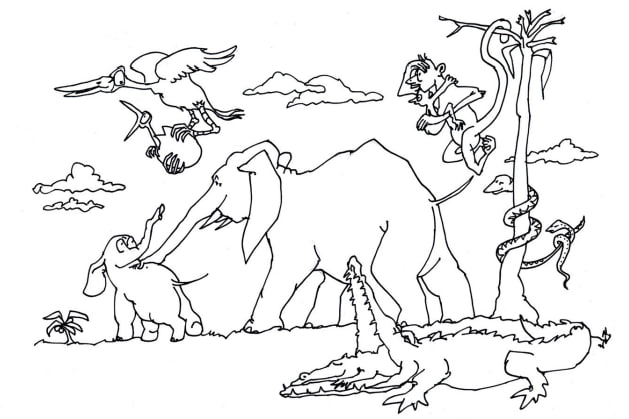
#> input picture spot_the_difference/puzzles/puzzle_extra_05.jpg, 629 x 419 px, found by its file name
$ python inspect_deltas.py
#> lines starting #> are read from the running program, lines starting #| are printed output that depends on the picture; after the words box and inside, x2 and y2 are one past the last pixel; in counts of white or black regions, pixels touching at a corner belong together
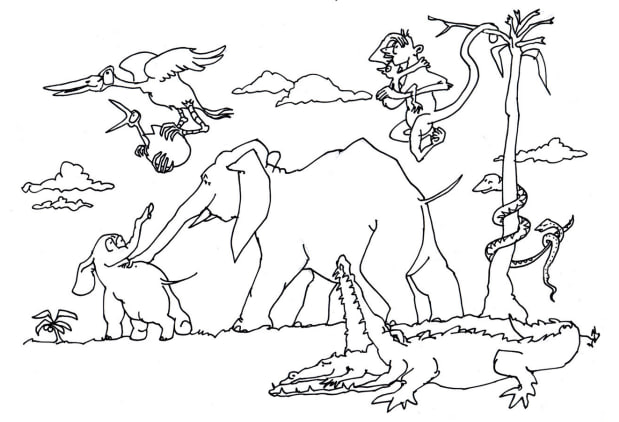
#> input picture spot_the_difference/puzzles/puzzle_extra_06.jpg, 619 x 422 px, found by its file name
### spot_the_difference/spot_the_differences.py
#!/usr/bin/env python3
"""
spot_the_difference.py  (v2 – fixed)
=====================================
Fixes over v1:
  FIX A — Large blobs (r > max_allowed_r) are now SPLIT via distance-transform
           watershed instead of silently dropped.  This recovers the tail and
           cushion-stripe differences that were being swallowed by one giant
           alignment-artifact blob.
  FIX B — HUE_DILATE_KSIZE reduced 21→9 so the hue mask doesn't bleed and
           fuse unrelated regions into one oversized blob.
  FIX C — MERGE_RADIUS reduced 88→55 so spatially-separate differences
           (tail vs. cushion-stripe) don't collapse into a single circle that
           then exceeds the radius cap and gets dropped.
  FIX D — delta_floor lowered 8.0→7.0 to catch low-contrast diffs like the tail.
  FIX E — Circle padding tightened (+12→+6) so circles hug the real diff region.
  FIX F — No per-circle numbering badges.  Only the total count is shown on the
           Khmer banner.

Usage (unchanged):
  python spot_the_difference.py puzzle.jpg
  python spot_the_difference.py original.png modified.png
  python spot_the_difference.py numbergrid.png --mode number
"""

import sys
import argparse
import warnings
import random
import os
import re
import cv2
import numpy as np
from pathlib import Path
from skimage.metrics import structural_similarity as ssim
from PIL import Image, ImageDraw, ImageFont

warnings.filterwarnings("ignore")


# ─────────────────────────────────────────────────────────────────────────────
#  TUNING CONSTANTS
# ─────────────────────────────────────────────────────────────────────────────

MAX_WARP_SCALE       = 3.0
SAME_RATIO_TOL       = 0.03
ECC_MAX_DIM          = 400
ECC_MAX_ITER         = 150
ECC_EPS              = 1e-5

NUM_CELL_PAD         = 4
NUM_MIN_COLS         = 3
NUM_MIN_ROWS         = 3

HUE_FIXED_THRESH     = 30    # degrees — hue arc above this fires
HUE_SAT_MIN          = 30    # ignore pixels below this saturation
HUE_DILATE_KSIZE     = 9     # FIX B: was 21 — smaller kernel prevents blob fusion
HUE_SCORE_WEIGHT     = 0.5
MAX_BLOB_RADIUS_FRAC = 0.25
MERGE_RADIUS         = 55    # FIX C: was 88 — tighter merging
LOW_DELTA_FRAC       = 0.30
CIRCLE_PAD           = 6     # FIX E: was 12 — tighter circles


# ─────────────────────────────────────────────────────────────────────────────
#  FONTS
# ─────────────────────────────────────────────────────────────────────────────

_KHMER_FONT_CANDIDATES = [
    "/usr/share/fonts/truetype/noto/NotoSansKhmer-Bold.ttf",
    "/usr/share/fonts/truetype/noto/NotoSerifKhmer-Bold.ttf",
    "/usr/share/fonts/truetype/noto/NotoSansKhmer-Regular.ttf",
    "/usr/share/fonts/truetype/noto/NotoSerifKhmer-Regular.ttf",
    "C:/Windows/Fonts/NotoSansKhmer-Bold.ttf",
    "C:/Windows/Fonts/NotoSansKhmer-Regular.ttf",
    "C:/Windows/Fonts/NotoSerifKhmer-Bold.ttf",
    "C:/Windows/Fonts/NotoSerifKhmer-Regular.ttf",
    "/Library/Fonts/NotoSansKhmer-Bold.ttf",
    "/Library/Fonts/NotoSansKhmer-Regular.ttf",
    os.path.expanduser("~/Library/Fonts/NotoSansKhmer-Bold.ttf"),
    os.path.expanduser("~/Library/Fonts/NotoSansKhmer[wdth,wght].ttf"),
    "/usr/local/share/fonts/NotoSansKhmer-Bold.ttf",
    os.path.expanduser("~/.fonts/NotoSansKhmer-Bold.ttf"),
    os.path.expanduser("~/.local/share/fonts/NotoSansKhmer-Bold.ttf"),
]

_AVAILABLE_KHMER_FONTS = [p for p in _KHMER_FONT_CANDIDATES if os.path.exists(p)]

if not _AVAILABLE_KHMER_FONTS:
    print(
        "[WARN] No Khmer fonts found. Khmer text will fall back to the default font.\n"
        "       Linux : sudo apt install fonts-noto-core\n"
        "       macOS : brew install font-noto-sans-khmer"
    )

_LATIN_FONT = next((p for p in [
    "/usr/share/fonts/truetype/liberation/LiberationSans-Bold.ttf",
    "/usr/share/fonts/truetype/dejavu/DejaVuSans-Bold.ttf",
    "C:/Windows/Fonts/arialbd.ttf",
    "/Library/Fonts/Arial Bold.ttf",
    "/System/Library/Fonts/Supplemental/Arial Bold.ttf",
] if os.path.exists(p)), None)


# [15 lines left out: function pick_random_khmer_font, not called in this run]


# ─────────────────────────────────────────────────────────────────────────────
#  1.  IMAGE I/O
# ─────────────────────────────────────────────────────────────────────────────

def load_bgr(path: str) -> np.ndarray:
    return cv2.cvtColor(np.array(Image.open(path).convert("RGB")), cv2.COLOR_RGB2BGR)


# [146 lines left out: functions _find_separator, crop_text_by_gap, auto_slice, not called in this run]


# ─────────────────────────────────────────────────────────────────────────────
#  2.  ALIGNMENT
# ─────────────────────────────────────────────────────────────────────────────

def _gray(img: np.ndarray) -> np.ndarray:
    return cv2.cvtColor(img, cv2.COLOR_BGR2GRAY)


def _ssim(a: np.ndarray, b: np.ndarray) -> float:
    ga = _gray(cv2.resize(a, (512, 512)))
    gb = _gray(cv2.resize(b, (512, 512)))
    score, _ = ssim(ga, gb, full=True)
    return float(score)


def _warp_h(src, H, wh):
    return cv2.warpPerspective(src, H, wh,
                               flags=cv2.INTER_LANCZOS4,
                               borderMode=cv2.BORDER_REFLECT_101)


def _homography_ok(H, w, h):
    if H is None:
        return False
    pts  = np.float32([[0,0],[w,0],[w,h],[0,h]]).reshape(-1,1,2)
    out  = cv2.perspectiveTransform(pts, H).reshape(-1,2)
    ow   = float(np.max(out[:,0]) - np.min(out[:,0]))
    oh   = float(np.max(out[:,1]) - np.min(out[:,1]))
    if ow < 1 or oh < 1:
        return False
    sx, sy = ow/w, oh/h
    lo, hi = 1.0/MAX_WARP_SCALE, float(MAX_WARP_SCALE)
    return lo < sx < hi and lo < sy < hi


def _stage1_scale(ref, tgt):
    h,  w  = ref.shape[:2]
    ht, wt = tgt.shape[:2]
    if h == ht and w == wt:
        print("[INFO] Stage-1: same size — skip")
        return tgt
    ar_r = w  / h
    ar_t = wt / ht
    diff = abs(ar_r - ar_t) / max(ar_r, ar_t)
    if diff <= SAME_RATIO_TOL:
        out = cv2.resize(tgt, (w, h), interpolation=cv2.INTER_LANCZOS4)
        print(f"[INFO] Stage-1: same ratio → Lanczos resize")
        return out
    scale   = min(w / wt, h / ht)
    nw, nh  = int(wt * scale), int(ht * scale)
    resized = cv2.resize(tgt, (nw, nh), interpolation=cv2.INTER_LANCZOS4)
    edge    = np.concatenate([resized[0].reshape(-1,3), resized[-1].reshape(-1,3),
                              resized[:,0].reshape(-1,3), resized[:,-1].reshape(-1,3)])
    pad_c   = tuple(int(x) for x in np.median(edge, axis=0))
    canvas  = np.full((h, w, 3), pad_c, dtype=np.uint8)
    y0, x0  = (h - nh) // 2, (w - nw) // 2
    canvas[y0:y0+nh, x0:x0+nw] = resized
    print(f"[INFO] Stage-1: different ratio → fit-and-pad")
    return canvas


def _match(g_ref, g_tgt, name):
    if   name == "SIFT":  det, norm = cv2.SIFT_create(nfeatures=12000), cv2.NORM_L2
    elif name == "AKAZE": det, norm = cv2.AKAZE_create(),                cv2.NORM_HAMMING
    else:                 det, norm = cv2.ORB_create(nfeatures=12000),   cv2.NORM_HAMMING
    kp1, d1 = det.detectAndCompute(g_ref, None)
    kp2, d2 = det.detectAndCompute(g_tgt, None)
    if d1 is None or d2 is None or len(kp1) < 8 or len(kp2) < 8:
        return kp1, kp2, []
    matcher = cv2.BFMatcher(norm, crossCheck=False)
    raw     = matcher.knnMatch(d2, d1, k=2)
    good    = [m for m,n in raw if len((m,n))==2 and m.distance < 0.78*n.distance]
    return kp1, kp2, good


def _stage2_features(ref, tgt):
    h, w  = ref.shape[:2]
    g_ref = _gray(ref)
    g_tgt = _gray(tgt)
    for name in ("SIFT", "AKAZE", "ORB"):
        kp1, kp2, good = _match(g_ref, g_tgt, name)
        print(f"[INFO] Stage-2 {name}: {len(good)} good matches")
        if len(good) < 12:
            continue
        src = np.float32([kp2[m.queryIdx].pt for m in good]).reshape(-1,1,2)
        dst = np.float32([kp1[m.trainIdx].pt for m in good]).reshape(-1,1,2)
        H, mask = cv2.findHomography(src, dst, cv2.RANSAC, 5.0)
        if not _homography_ok(H, w, h):
            print(f"[WARN] Stage-2 {name}: homography failed sanity check")
            continue
        inliers = int(mask.sum()) if mask is not None else 0
        print(f"[INFO] Stage-2 {name}: accepted ({inliers} inliers)")
        warped  = _warp_h(tgt, H, (w, h))
        corners = np.float32([[0,0],[w,0],[w,h],[0,h]]).reshape(-1,1,2)
        mapped  = cv2.perspectiveTransform(corners, H).reshape(-1,2)
        vy1     = min(h, int(np.floor(mapped[:,1].max())))
        vy1     = vy1 if vy1 > 10 else h
        return warped, (0, vy1), H
    print("[WARN] Stage-2: no usable homography")
    return tgt, (0, h), None


def _stage3_ecc(ref, tgt):
    h, w   = ref.shape[:2]
    sc     = min(1.0, ECC_MAX_DIM / max(h, w))
    sw, sh = int(w*sc), int(h*sc)
    g_ref  = _gray(cv2.resize(ref, (sw, sh)))
    g_tgt  = _gray(cv2.resize(tgt, (sw, sh)))
    criteria = (cv2.TERM_CRITERIA_EPS | cv2.TERM_CRITERIA_COUNT, ECC_MAX_ITER, ECC_EPS)
    H_init   = np.eye(3, dtype=np.float32)
    try:
        _, H_small = cv2.findTransformECC(g_ref, g_tgt, H_init,
                                          cv2.MOTION_HOMOGRAPHY, criteria,
                                          inputMask=None, gaussFiltSize=5)
    except cv2.error as e:
        print(f"[WARN] Stage-3 ECC: {e}")
        return tgt, None
    H_full       = H_small.copy()
    H_full[0, 2] /= sc
    H_full[1, 2] /= sc
    if not _homography_ok(H_full, w, h):
        print("[WARN] Stage-3 ECC: insane result — skipped")
        return tgt, None
    return _warp_h(tgt, H_full, (w, h)), H_full


def align(ref, tgt, skip_ecc=True):
#> called with skip_ecc = False
    h, w = ref.shape[:2]
    ht, wt = tgt.shape[:2]

    s0 = _ssim(ref, tgt)
#> in _ssim, `score, _ = ssim(ga, gb, full=True)`: score = 0.558
#> s0 = 0.558
    print(f"[INFO] SSIM before alignment : {s0:.4f}")
#| [INFO] SSIM before alignment : 0.5582

    tgt = _stage1_scale(ref, tgt)
#> in _stage1_scale, `out = cv2.resize(tgt, (w, h), interpolation=cv2.INTER_LANCZOS4)`:
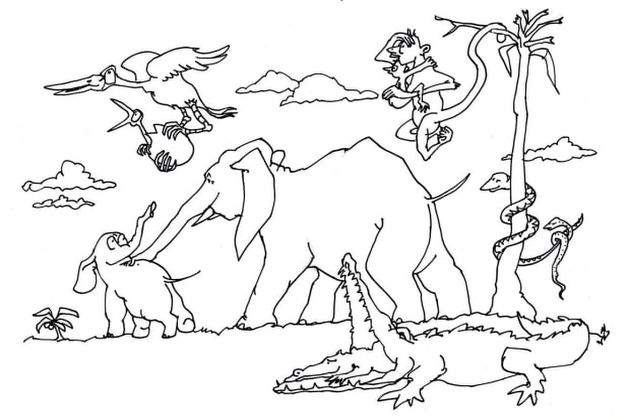
#> out: shape (419, 629, 3); mean B, G, R 237.2, 237, 237
    s1  = _ssim(ref, tgt)
#> s1 = 0.558
    print(f"[INFO] SSIM after  Stage-1   : {s1:.4f}")
#| [INFO] SSIM after  Stage-1   : 0.5581

    # Initialize valid mask from Stage-1
    ar_r = w / h
    ar_t = wt / ht
    diff = abs(ar_r - ar_t) / max(ar_r, ar_t)

    valid_mask = np.zeros((h, w), dtype=np.uint8)
    if h == ht and w == wt:
        valid_mask[:, :] = 255
    elif diff <= SAME_RATIO_TOL:
        valid_mask[:, :] = 255
    else:
        scale = min(w / wt, h / ht)
        nw, nh = int(wt * scale), int(ht * scale)
        y0, x0 = (h - nh) // 2, (w - nw) // 2
        valid_mask[y0:y0+nh, x0:x0+nw] = 255

    tgt2, valid_range, H = _stage2_features(ref, tgt)
#> the loop in _stage2_features, `for name in ("SIFT", "AKAZE", "ORB"):` made 1 pass
#> (raw in _match, good, ow in _homography_ok, oh in _homography_ok, sx in _homography_ok, sy in _homography_ok, inliers, vy1) on pass 1: (1133 matches, 725 matches, 619.4, 422.9, 0.985, 1.01, 613, 419)
#> (printed output is left out)
#> pass 1, in _stage2_features, `warped  = _warp_h(tgt, H, (w, h))`:
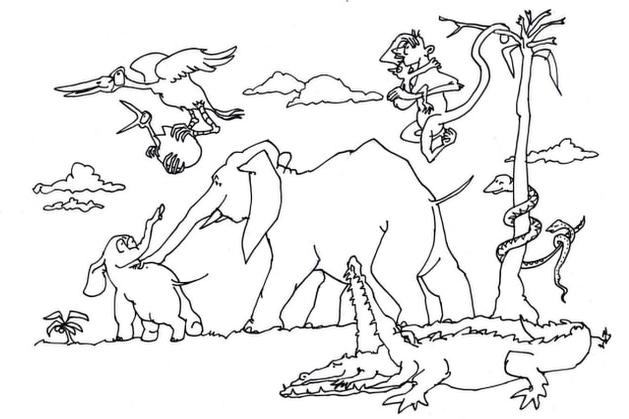
#> warped: shape (419, 629, 3); mean B, G, R 237.2, 237, 237
#> valid_range = (0, 419); H = [[0.983, 0.00107, 10.93], [-0.00108, 1.01, 0.886], [-2.83e-06, 2.78e-06, 1]]
    s2 = _ssim(ref, tgt2)
#> s2 = 0.925
    if s2 >= s1 - 0.005:
        tgt, s_cur = tgt2, s2
#> s_cur = 0.925
        if H is not None:
            valid_mask = cv2.warpPerspective(valid_mask, H, (w, h), flags=cv2.INTER_NEAREST, borderMode=cv2.BORDER_CONSTANT, borderValue=0)
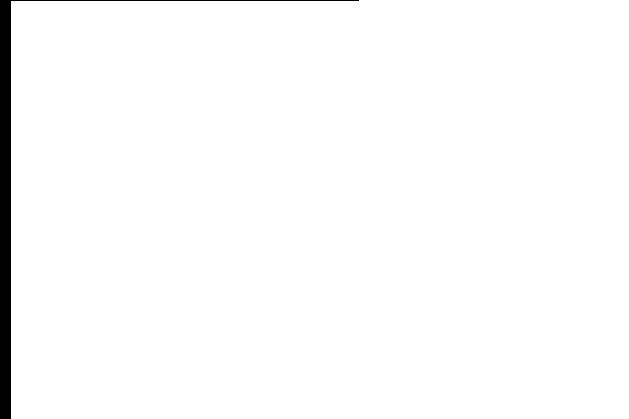
#> valid_mask: shape (419, 629); 98.1% white; 1 black region, box (x1, y1, x2, y2) and area: (0, 0, 359, 419) 4957
    else:
        s_cur = s1; H = None; valid_range = (0, ref.shape[0])
        print("[INFO] Stage-2 made things worse — reverted")
    print(f"[INFO] SSIM after  Stage-2   : {s_cur:.4f}")
#| [INFO] SSIM after  Stage-2   : 0.9248

    if not skip_ecc:
        tgt3, H_ecc = _stage3_ecc(ref, tgt)
#> in _gray (call 10), `return cv2.cvtColor(img, cv2.COLOR_BGR2GRAY)`:
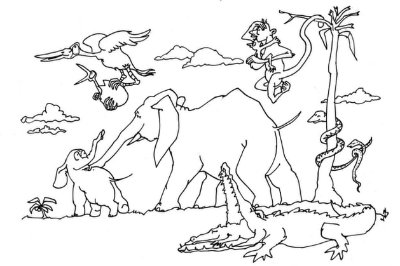
#> returned value: shape (266, 400); min 1, max 255, mean 237
#> in _stage3_ecc, `_, H_small = cv2.findTransformECC(g_ref, g_tgt, H_init, cv2.MOTION_HOM..`: H_small = [[0.998, -6.15e-05, 0.0976], [-0.000396, 0.999, 0.123], [-3.34e-06, -2.52e-06, 1]]
#> in _stage3_ecc, `H_full       = H_small.copy()`: H_full has the same summary as H_small
#> call 2 of _warp_h, with H = array of shape (3, 3), wh = (629, 419)
#> in _warp_h (call 2), `return cv2.warpPerspective(src, H, wh, flags=cv2.INTER_LANCZOS4, borde..`:
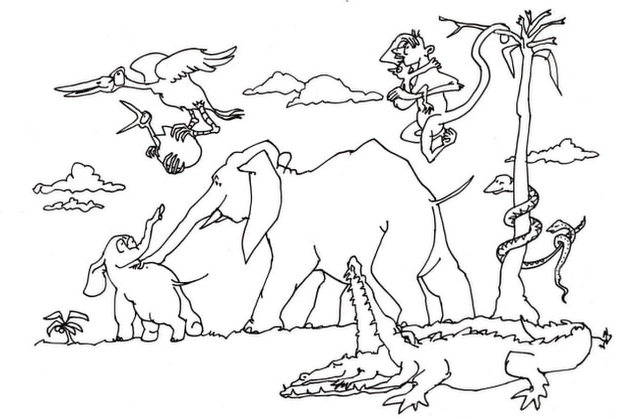
#> returned value: shape (419, 629, 3); mean of channels 0, 1, 2 237.1, 236.9, 236.9; drawn as R, G, B
#> H_ecc = [[0.998, -6.15e-05, 0.154], [-0.000396, 0.999, 0.194], [-3.34e-06, -2.52e-06, 1]]
        s3   = _ssim(ref, tgt3)
#> in _gray (call 12), `return cv2.cvtColor(img, cv2.COLOR_BGR2GRAY)`:
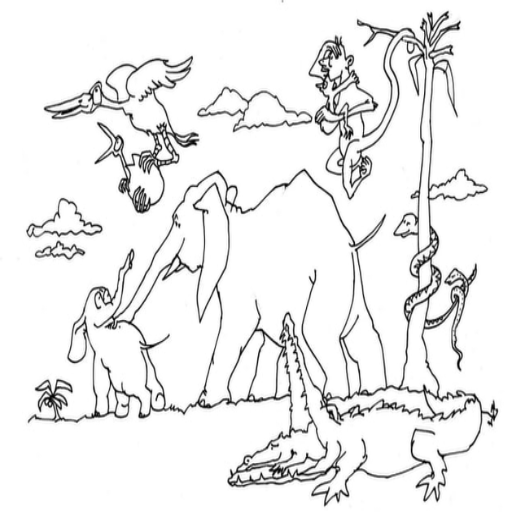
#> returned value: shape (512, 512); min 0, max 255, mean 236.9
#> s3 = 0.911
#> (the rest of the program and of its run is left out)
